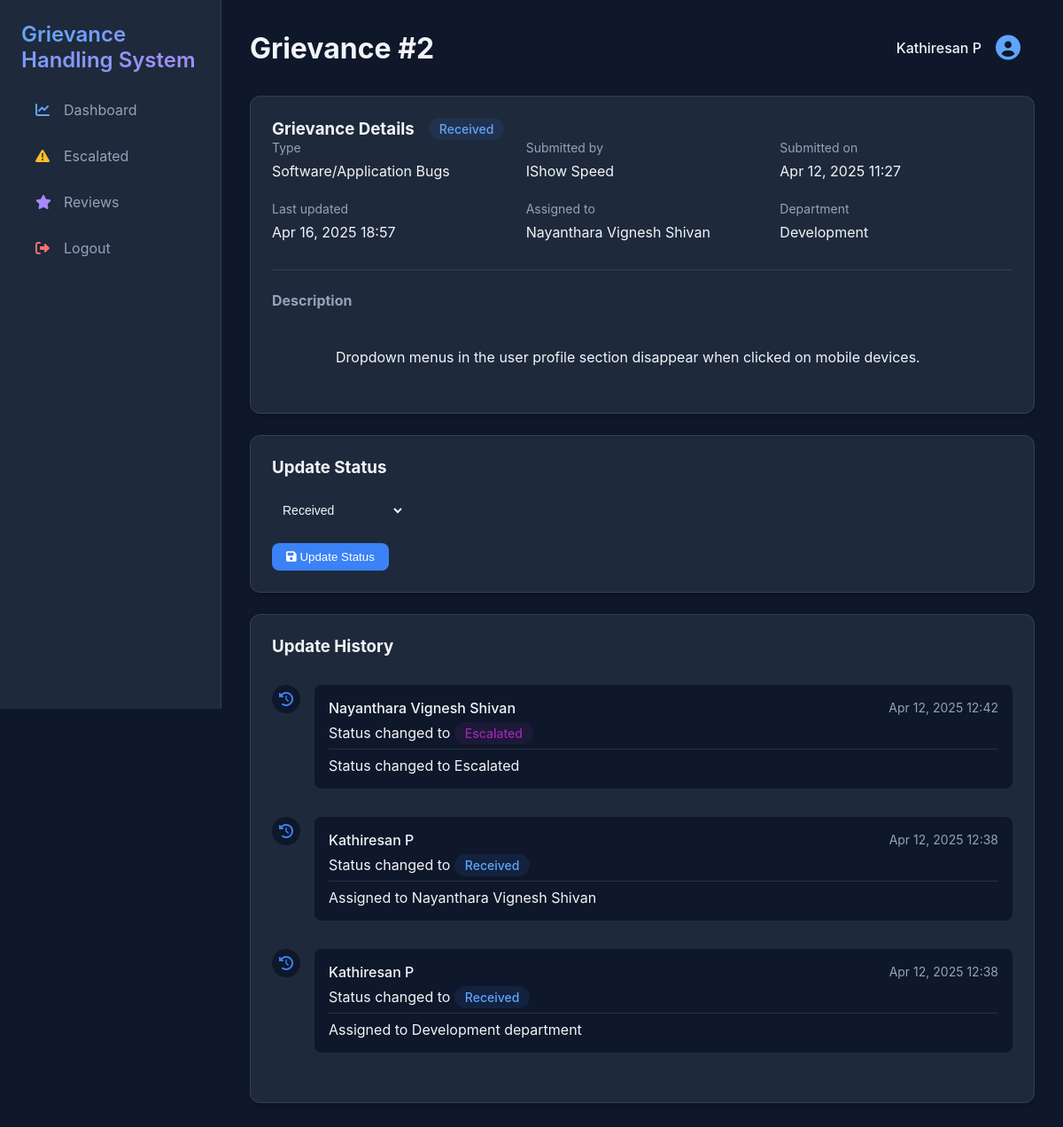
Page /grievance/2/ (signed in) on the committed database.
### grievances/models.py (models this page shows, shortened)
class Grievance(models.Model):
    class Status(models.TextChoices):
        RECEIVED = 'RECEIVED', 'Received'
        IN_PROGRESS = 'IN_PROGRESS', 'In Progress'
        RESOLVED = 'RESOLVED', 'Resolved'
        REJECTED = 'REJECTED', 'Rejected'
        ESCALATED = 'ESCALATED', 'Escalated'
    class IssueType(models.TextChoices):
        TECHNICAL = 'TECHNICAL', 'Technical Issues'
        CUSTOMER_SERVICE = 'CUSTOMER_SERVICE', 'Customer Service Issues'
        SOFTWARE_BUG = 'SOFTWARE_BUG', 'Software/Application Bugs'
        PRODUCT = 'PRODUCT', 'Product/Feature Issues'
        QUALITY = 'QUALITY', 'Quality Assurance Failures'
    user = models.ForeignKey(CustomUser, on_delete=models.CASCADE, related_name='grievances')
    issue_type = models.CharField(max_length=50, choices=IssueType.choices)
    description = models.TextField()
    status = models.CharField(max_length=50, choices=Status.choices, default=Status.RECEIVED)
    assigned_to = models.ForeignKey(CustomUser, on_delete=models.SET_NULL, null=True, blank=True, related_name='assigned_grievances')
    department = models.ForeignKey(Department, on_delete=models.SET_NULL, null=True, blank=True)
    created_at = models.DateTimeField(auto_now_add=True)
    updated_at = models.DateTimeField(auto_now=True)
    class Meta:
        verbose_name = "Grievance"
        verbose_name_plural = "Grievances"
        ordering = ['-created_at']

class GrievanceUpdate(models.Model):
    grievance = models.ForeignKey(Grievance, on_delete=models.CASCADE, related_name='updates')
    updated_by = models.ForeignKey(CustomUser, on_delete=models.SET_NULL, null=True)
    status = models.CharField(max_length=50, choices=Grievance.Status.choices)
    comment = models.TextField(blank=True, null=True)
    created_at = models.DateTimeField(auto_now_add=True)

### users/models.py (models this page shows, shortened)
class CustomUser(AbstractUser):
    class Role(models.TextChoices):
        ADMIN = 'ADMIN', 'Admin'
        EMPLOYEE = 'EMPLOYEE', 'Employee'
        CUSTOMER = 'CUSTOMER', 'Customer'
    role = models.CharField(
        max_length=50,
        choices=Role.choices,
        default=Role.CUSTOMER
    )
    department = models.ForeignKey(
        Department,
        on_delete=models.SET_NULL,
        null=True,
        blank=True,
        related_name='department_employees'
    )
    phone = models.CharField(
        max_length=15,
        blank=True,
        null=True,
        verbose_name="Phone Number"
    )
    is_verified = models.BooleanField(default=False)
    class Meta:
        verbose_name = "User"
        verbose_name_plural = "Users"
        ordering = ['last_name', 'first_name']
        permissions = [
            ("can_manage_users", "Can manage users"),
            ("can_manage_grievances", "Can manage grievances"),
        ]

class Department(models.Model):
    name = models.CharField(max_length=100, unique=True)
    description = models.TextField(blank=True)

### grievances/views.py (the view)
# urls.py: path('grievance/<int:pk>/', grievance_detail, name='grievance_detail'),
@login_required
def grievance_detail(request, pk):
    grievance = get_object_or_404(Grievance, pk=pk)
    updates = GrievanceUpdate.objects.filter(grievance=grievance).order_by('-created_at')
    Notification.objects.filter(
        user=request.user,
        grievance=grievance,
        is_read=False
    ).update(is_read=True)
    if (request.user != grievance.user and
        request.user != grievance.assigned_to and
        request.user.role != CustomUser.Role.ADMIN):
        return HttpResponseForbidden("Access denied")
    if (request.user.role == CustomUser.Role.EMPLOYEE and
        grievance.status == Grievance.Status.ESCALATED):
        return HttpResponseForbidden("Cannot modify escalated grievances")
    if request.method == 'POST':
        form = GrievanceStatusForm(request.POST, instance=grievance)
        if form.is_valid():
            old_status = grievance.status
            grievance = form.save(commit=False)
            grievance.last_updated_by = request.user
            grievance.save()
            if old_status != grievance.status:
                GrievanceUpdate.objects.create(
                    grievance=grievance,
                    updated_by=request.user,
                    status=grievance.status,
                    comment=f"Status changed from {old_status} to {grievance.status}"
                )
                if grievance.status == Grievance.Status.IN_PROGRESS and grievance.assigned_to:
                    if not Notification.objects.filter(
                        user=grievance.assigned_to,
                        grievance=grievance,
                        is_read=False
                    ).exists():
                        Notification.objects.create(
                            user=grievance.assigned_to,
                            grievance=grievance,
                            message=f"You have been assigned to Grievance #{grievance.id}"
                        )
                elif grievance.status == Grievance.Status.RESOLVED:
                    if not Notification.objects.filter(
                        user=grievance.user,
                        grievance=grievance,
                        is_read=False
                    ).exists():
                        Notification.objects.create(
                            user=grievance.user,
                            grievance=grievance,
                            message=f"Your Grievance #{grievance.id} has been resolved"
                        )
                elif grievance.status == Grievance.Status.REJECTED:
                    if not Notification.objects.filter(
                        user=grievance.user,
                        grievance=grievance,
                        is_read=False
                    ).exists():
                        Notification.objects.create(
                            user=grievance.user,
                            grievance=grievance,
                            message=f"Your Grievance #{grievance.id} has been rejected"
                        )
                messages.success(request, "Status updated successfully!")
            return redirect('grievance_detail', pk=pk)
    else:
        form = GrievanceStatusForm(instance=grievance)
    return render(request, 'grievances/grievance_detail.html', {
        'grievance': grievance,
        'updates': updates,
        'form': form,
    })

### grievances/forms.py
class GrievanceStatusForm(forms.ModelForm):
    class Meta:
        model = Grievance
        fields = ('status',)

### grievance_system/context_processors.py (called while the page is built)
def notifications(request):
    if request.user.is_authenticated:
        notifications = Notification.objects.filter(user=request.user).order_by('-created_at')[:10]
        unread_notifications_count = Notification.objects.filter(user=request.user, is_read=False).count()
    else:
        notifications = []
        unread_notifications_count = 0
    return {
        'notifications': notifications,
        'unread_notifications_count': unread_notifications_count
    }

### templates/grievances/grievance_detail.html (shortened to what this page needs)
{% extends 'base.html' %}
{% block page_title %}Grievance #{{ grievance.id }}{% endblock %}
{% block content %}
<div class="card">
    <div class="card-header">
        <div class="grievance-header">
            <h3>Grievance Details</h3>
            <span class="status-badge status-{{ grievance.status|lower }}">
                {{ grievance.get_status_display }}
            </span>
        </div>
    </div>
    <div class="card-body">
        <div class="info-grid">
            <div class="info-item">
                <div class="info-label">Type</div>
                <div class="info-value">{{ grievance.get_issue_type_display }}</div>
            </div>
            <div class="info-item">
                <div class="info-label">Submitted by</div>
                <div class="info-value">{{ grievance.user.get_full_name }}</div>
            </div>
            <div class="info-item">
                <div class="info-label">Submitted on</div>
                <div class="info-value">{{ grievance.created_at|date:"M d, Y H:i" }}</div>
            </div>
            <div class="info-item">
                <div class="info-label">Last updated</div>
                <div class="info-value">{{ grievance.updated_at|date:"M d, Y H:i" }}</div>
            </div>
            {% if grievance.assigned_to %}
            <div class="info-item">
                <div class="info-label">Assigned to</div>
                <div class="info-value">{{ grievance.assigned_to.get_full_name }}</div>
            </div>
            {% endif %}
            {% if grievance.department %}
            <div class="info-item">
                <div class="info-label">Department</div>
                <div class="info-value">{{ grievance.department.name }}</div>
            </div>
            {% endif %}
        </div>
        <div class="description-section">
            <h4>Description</h4>
            <div class="description-content">
                {{ grievance.description }}
            </div>
        </div>
    </div>
</div>
{% if request.user.role == 'ADMIN' or request.user.role == 'EMPLOYEE' and request.user == grievance.assigned_to %}
<div class="card">
    <div class="card-header">
        <h3>Update Status</h3>
    </div>
    <br/>
    <div class="card-body">
        <form method="post">
            <form method="post" class="status-form">
                <select name="status" class="status-select" onchange="this.form.submit()">
                    {% for status in grievance.Status.choices %}
                    <option value="{{ status.0 }}" {% if grievance.status == status.0 %}selected{% endif %}>
                        {{ status.1 }}
                    </option>
                    {% endfor %}
                </select>
            </form>
            <br/>
            <button type="submit" class="btn btn-primary">
                <i class="fas fa-save"></i> Update Status
            </button>
        </form>
    </div>
</div>
{% endif %}
<div class="card">
    <div class="card-header">
        <h3>Update History</h3>
    </div>
    <div class="card-body">
        <div class="timeline">
            {% for update in updates %}
            <div class="timeline-item">
                <div class="timeline-icon">
                    <i class="fas fa-history"></i>
                </div>
                <div class="timeline-content">
                    <div class="timeline-header">
                        <span class="timeline-author">{{ update.updated_by.get_full_name }}</span>
                        <span class="timeline-date">{{ update.created_at|date:"M d, Y H:i" }}</span>
                    </div>
                    <div class="timeline-body">
                        <p>Status changed to <span class="status-badge status-{{ update.status|lower }}">{{ update.get_status_display }}</span></p>
                        {% if update.comment %}
                            <p class="timeline-comment">{{ update.comment }}</p>
                        {% endif %}
                    </div>
                </div>
            </div>
            {% empty %}
            <div class="empty-state">
                <i class="fas fa-history"></i>
                <p>No updates yet</p>
            </div>
            {% endfor %}
        </div>
    </div>
</div>
{% endblock %}

### templates/base.html (shortened to what this page needs)
<!DOCTYPE html>
<html lang="en">
<head>
    <link rel="stylesheet" href="https://cdnjs.cloudflare.com/ajax/libs/font-awesome/6.0.0/css/all.min.css">
</head>
<body>
    <div class="sidebar">
        <a href="{% url 'home' %}" class="sidebar-brand">
             Grievance Handling System
        </a>
        <br/>
        <br/>
        <ul class="sidebar-nav">
            {% if user.is_authenticated %}
                <li class="nav-item">
                    <a href="{% url 'dashboard' %}" class="nav-link {% if request.resolver_match.url_name == 'dashboard' %}active{% endif %}">
                        <i class="fas fa-chart-line icon-primary"></i> Dashboard
                    </a>
                </li>
                {% if user.role == 'ADMIN' %}
                <li class="nav-item">
                    <a href="{% url 'escalated_grievances' %}" class="nav-link {% if request.resolver_match.url_name == 'escalated_grievances' %}active{% endif %}">
                        <i class="fas fa-exclamation-triangle icon-warning"></i> Escalated
                    </a>
                </li>
                <li class="nav-item">
                    <a href="{% url 'reviews' %}" class="nav-link {% if request.resolver_match.url_name == 'reviews' %}active{% endif %}">
                        <i class="fas fa-star icon-info"></i> Reviews
                    </a>
                </li>
                {% endif %}
                <li class="nav-item">
                    <a href="{% url 'logout' %}" class="nav-link">
                        <i class="fas fa-sign-out-alt icon-danger"></i> Logout
                    </a>
                </li>
            {% endif %}
        </ul>
    </div>
    <div class="main-content">
        <div class="top-bar">
            <h1>{% block page_title %}{% endblock %}</h1>
            {% if user.is_authenticated %}
            <div class="user-profile">
                <a href="{% url 'profile' %}" class="profile-link">
                    <span>{{ user.get_full_name }}</span>
                    <i class="fas fa-user-circle"></i>
                </a>
            </div>
            {% endif %}
        </div>
        {% block content %}
        {% endblock %}
    </div>
</body>
</html>

### templates/base.html (style rules this page uses)
:root { --dark-bg: #0f172a; --sidebar-bg: #1e293b; --primary: #3b82f6; --success: #22c55e; --warning: #f59e0b; --danger: #ef4444; --purple: #8b5cf6; --text: #f1f5f9; --text-secondary: #94a3b8; --card-bg: #1e293b; --hover-bg: #334155; --icon-primary: #60a5fa; --icon-success: #4ade80; --icon-warning: #fbbf24; --icon-danger: #f87171; --icon-info: #a78bfa; --icon-muted: #cbd5e1; }
* { margin: 0; padding: 0; box-sizing: border-box; }
body { font-family: 'Inter', -apple-system, BlinkMacSystemFont, sans-serif; background-color: var(--dark-bg); color: var(--text); min-height: 100vh; display: flex; }
.sidebar { width: 250px; background-color: var(--sidebar-bg); padding: 1.5rem; position: fixed; height: 100vh; left: 0; top: 0; border-right: 1px solid rgba(255, 255, 255, 0.1); }
.sidebar-brand { font-size: 1.5rem; font-weight: 600; margin-bottom: 2rem; color: var(--text); text-decoration: none; background: linear-gradient(45deg, var(--icon-primary), var(--icon-info)); background-clip: text; -webkit-background-clip: text; -webkit-text-fill-color: transparent; }
.sidebar-nav { list-style: none; }
.nav-item { margin-bottom: 0.5rem; }
.nav-link { display: flex; align-items: center; padding: 0.75rem 1rem; color: var(--text-secondary); text-decoration: none; border-radius: 0.5rem; transition: all 0.2s; }
.nav-link i { margin-right: 0.75rem; width: 1.25rem; transition: all 0.2s; }
.icon-primary { color: var(--icon-primary); }
.icon-warning { color: var(--icon-warning); }
.icon-danger { color: var(--icon-danger); }
.icon-info { color: var(--icon-info); }
.main-content { margin-left: 250px; padding: 2rem; width: calc(100% - 250px); }
.top-bar { display: flex; justify-content: space-between; align-items: center; margin-bottom: 2rem; }
.user-profile { display: flex; align-items: center; gap: 1rem; }
.profile-link { display: flex; align-items: center; gap: 1rem; text-decoration: none; color: var(--text); padding: 0.5rem 1rem; border-radius: 0.5rem; transition: all 0.2s; }
.profile-link i { font-size: 1.75rem; color: var(--icon-primary); transition: all 0.2s; }
.profile-link span { color: var(--text); font-weight: 500; }
.card { background-color: var(--card-bg); border-radius: 0.75rem; padding: 1.5rem; margin-bottom: 1.5rem; box-shadow: 0 4px 6px -1px rgba(0, 0, 0, 0.2); border: 1px solid rgba(255, 255, 255, 0.1); }
.status-badge { padding: 0.25rem 0.75rem; border-radius: 9999px; font-size: 0.875rem; font-weight: 500; }
.status-received { background-color: rgba(59, 130, 246, 0.1); color: #60a5fa; }
.status-escalated { background-color: rgba(156, 39, 176, 0.1); color: #9C27B0; }
.btn { padding: 0.5rem 1rem; border-radius: 0.5rem; font-weight: 500; cursor: pointer; border: none; transition: all 0.2s; }
.btn-primary { background-color: var(--primary); color: white; }

### rows in the picture
Grievance: id "2", status "Received", issue_type "Software/Application Bugs", user.get_full_name "IShow Speed", created_at "Apr 12, 2025 11:27", updated_at "Apr 16, 2025 18:57", assigned_to.get_full_name "Nayanthara Vignesh Shivan", department.name "Development", description "Dropdown menus in the user profile section disappear when clicked on mobile devices."
CustomUser: get_full_name "Kathiresan P"
GrievanceUpdate: updated_by.get_full_name "Nayanthara Vignesh Shivan", created_at "Apr 12, 2025 12:42", status "Escalated", comment "Status changed to Escalated"
GrievanceUpdate: updated_by.get_full_name "Kathiresan P", created_at "Apr 12, 2025 12:38", status "Received", comment "Assigned to Nayanthara Vignesh Shivan"
GrievanceUpdate: updated_by.get_full_name "Kathiresan P", created_at "Apr 12, 2025 12:38", status "Received", comment "Assigned to Development department"
